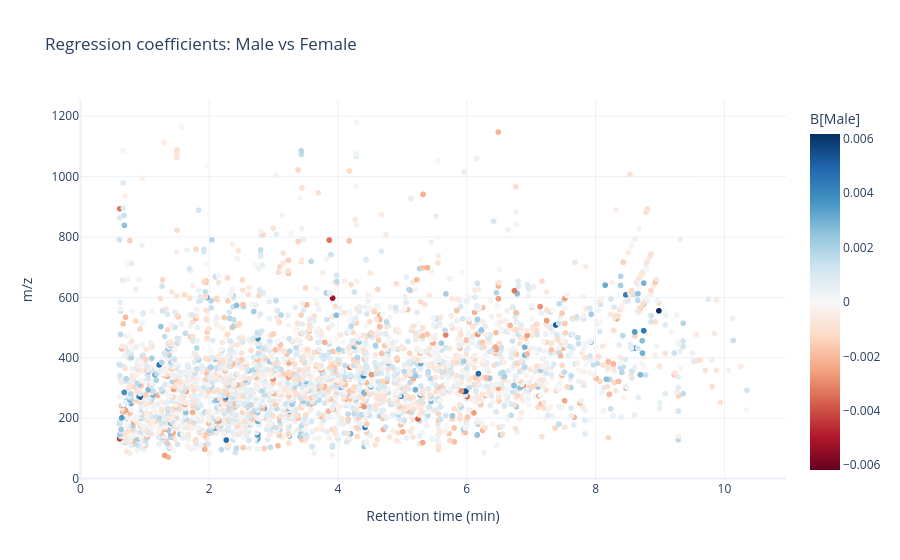

Notebook code for this chart:
### Markdown cell above
**Regression coefficients** Red = feature elevated in Male (class 1); blue = elevated in Female (class 0).

### Code cell
fig = px.scatter(featuresData, x='Rt', y='mz',
    color=B[0, :],
    render_mode='webgl',
    color_continuous_scale='RdBu',
    color_continuous_midpoint=0,
    labels={'Rt': 'Retention time (min)', 'mz': 'm/z', 'color': 'B[Male]'},
    title='Regression coefficients: Male vs Female',
    template='plotly_white')
fig.show()

### Figure 1 — Plotly figure (JSON) as saved in the notebook; plotly's stock layout.template omitted (floating-point values rounded to 4 significant figures; data arrays with more than 128 entries replaced by an {"elided": "..."} marker saying what was removed)
{"data": [{"hovertemplate": "Retention time (min)=%{x}<br>m/z=%{y}<br>B[Male]=%{marker.color}<extra></extra>", "legendgroup": "", "marker": {"color": {"elided": "3221 float values"}, "coloraxis": "coloraxis", "symbol": "circle"}, "mode": "markers", "name": "", "showlegend": false, "type": "scattergl", "x": {"elided": "3221 float values"}, "xaxis": "x", "y": {"elided": "3221 float values"}, "yaxis": "y"}], "layout": {"coloraxis": {"cmid": 0, "colorbar": {"title": {"text": "B[Male]"}}, "colorscale": [[0, "rgb(103,0,31)"], [0.1, "rgb(178,24,43)"], [0.2, "rgb(214,96,77)"], [0.3, "rgb(244,165,130)"], [0.4, "rgb(253,219,199)"], [0.5, "rgb(247,247,247)"], [0.6, "rgb(209,229,240)"], [0.7, "rgb(146,197,222)"], [0.8, "rgb(67,147,195)"], [0.9, "rgb(33,102,172)"], [1, "rgb(5,48,97)"]]}, "legend": {"tracegroupgap": 0}, "title": {"text": "Regression coefficients: Male vs Female"}, "xaxis": {"anchor": "y", "domain": [0, 1], "title": {"text": "Retention time (min)"}}, "yaxis": {"anchor": "x", "domain": [0, 1], "title": {"text": "m/z"}}}}
